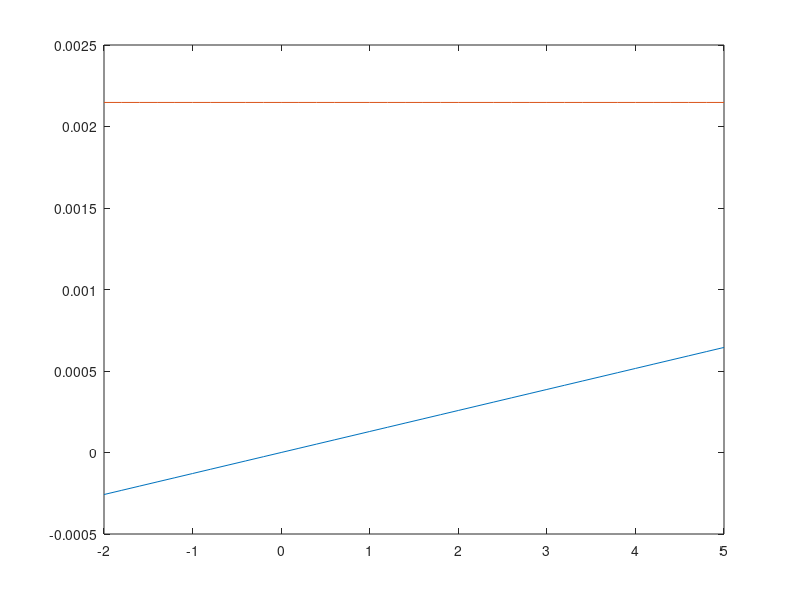

Write MATLAB code to recreate this figure. (Note: this script raises an error after producing the figure.)
%% For tidal behavior of a well in relatively leaky reservoirs
% keep k_overburden/k/b is constant
% change the values of C_D and S, and change hD to see the 5% variation
% surface. it is noted that C is linear with L for horizontal well.
% if well length constant, then C_D constant.
% here, keep L constant and change h, so hD changes.
% maybe could keep h constant and change L, so hD and CD change
% subroutine needed: solve_tan_eq_n.m
% Horizontal well
clc;close all;clear
%% parameters
h = 30;
fai=0.25;
ct=1.02e-9;
l=300; %length of horizontal well
xf=l;
rw=0.1;
xw=0;x=0;
zw=0.5* h;z=zw+rw; %look at the property of centering location of well bore（0,0,zw+rw）
yw=0;y=0;

kr=4e-12;kx=kr;ky=kr;kz=kr;
mu=0.003;
% isotropic permeability
etax=kx/(fai*mu*ct);etaz=kz/(fai*mu*ct);etay=ky/(fai*mu*ct);
% typical wellbore storage for horizontal well
C = 3.3333e-04*l; %bbl/psi
C = C / 43366.7; % m3/Pa
C_D = C/(2*pi*l*fai*ct*(l/2)^2); %non-dimensional wellbore storage

%% nondimensional form
hdd=h/(l/2);
ld=l/(l/2);
zdd = z/(l/2);
zwdd = zw/(l/2);
rwd = rw/(l/2);

period_M2 = 12.421*3600;
period_K1 = 23.934*3600;
period_Mf = 13.661*24*3600;
period_Mm = 27.555*24*3600;
period_Ssa = 0.5*365*24*3600;

period_components = [period_M2]; %s
nondim_co = kr/(fai*mu*ct*(l/2)^2);
period_components_nondim = nondim_co * period_components;
omega_components_non = 2*pi./period_components_nondim*sqrt(-1);

S = [-2:0.2:5]; 

%%%%%%%%%%%%%% semi confined reservoir
color = {'-r','-b','-g','-k'};
color2 = {'--r','--b','--g','--k'};

%% overburden layer
b = 100;
bd = b/(l/2);
k_overburden = 4e-13;
Hdd = k_overburden / kr / bd ./ hdd;

criterion = hdd.*sqrt(Hdd);

fig = figure(1);
%% previous model
for ii = 1 : length(S)
    Hd = Hdd;
    hd = hdd;
    zd = zdd;
    zwd = zwdd;
    s = omega_components_non;
    sum = 0;
    for j = 1 : 120
        sum = sum + asinh(pi/2/sqrt(s + Hd + (j*pi/hd)^2))*cos(j*pi*zd/hd)*cos(j*pi*zwd/hd);
    end
    A_bar =4/s * 1/ hd/2 *asinh(pi/2/sqrt(s + Hd)) +  8/s * 1 / hd / 2 * sum;
    A = s /(s + Hd);
    H = A/(1 + C_D * S(ii) * s + C_D * s^2 * A_bar);

    imag1(ii) = imag(C_D * S(ii) * s);
    imag2(ii) = imag(C_D * s^2 * A_bar);
    amplitude(ii) = abs(H);
    phase(ii) = angle(H);

end
   
plot(S, imag1);
hold on
plot(S, imag2)

figure(2)
yyaxis left
plot(S, amplitude);
yyaxis right
plot(S, phase);